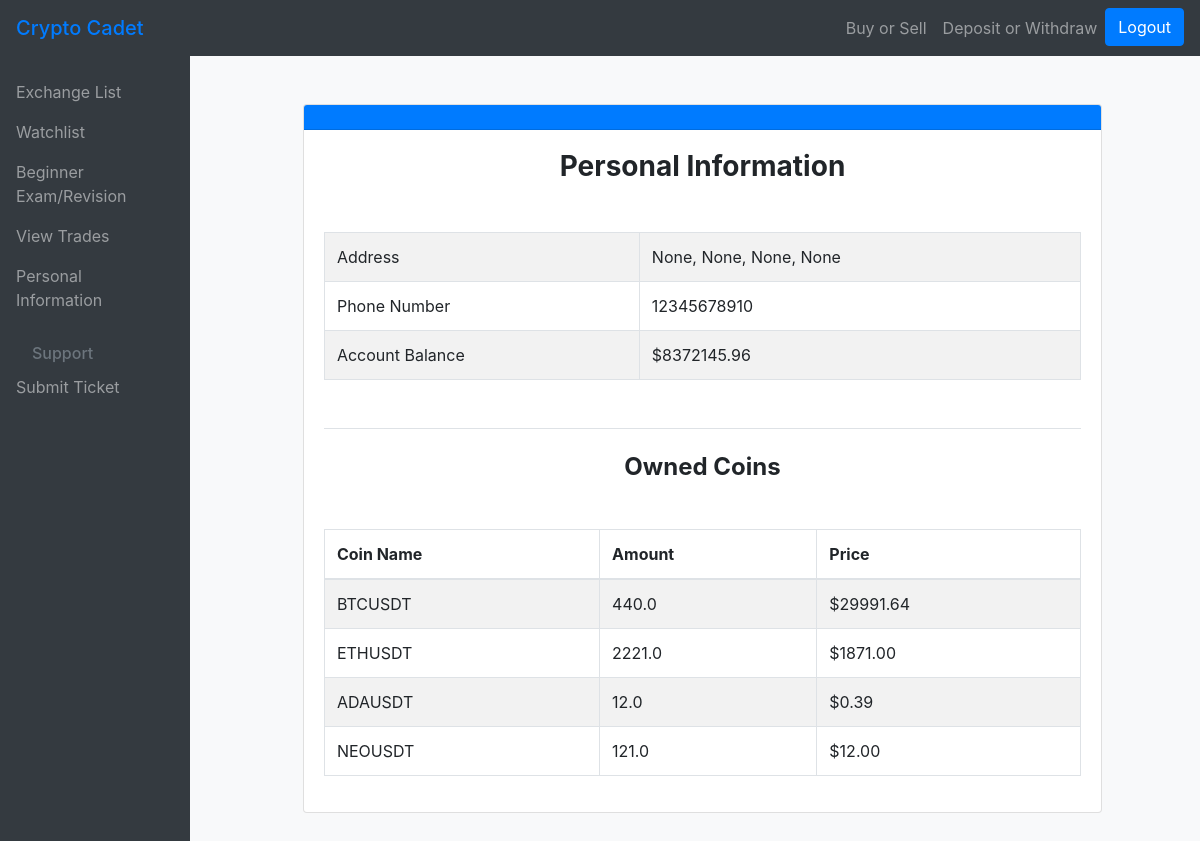
The app's page /personal_info/ (signed in), older data.
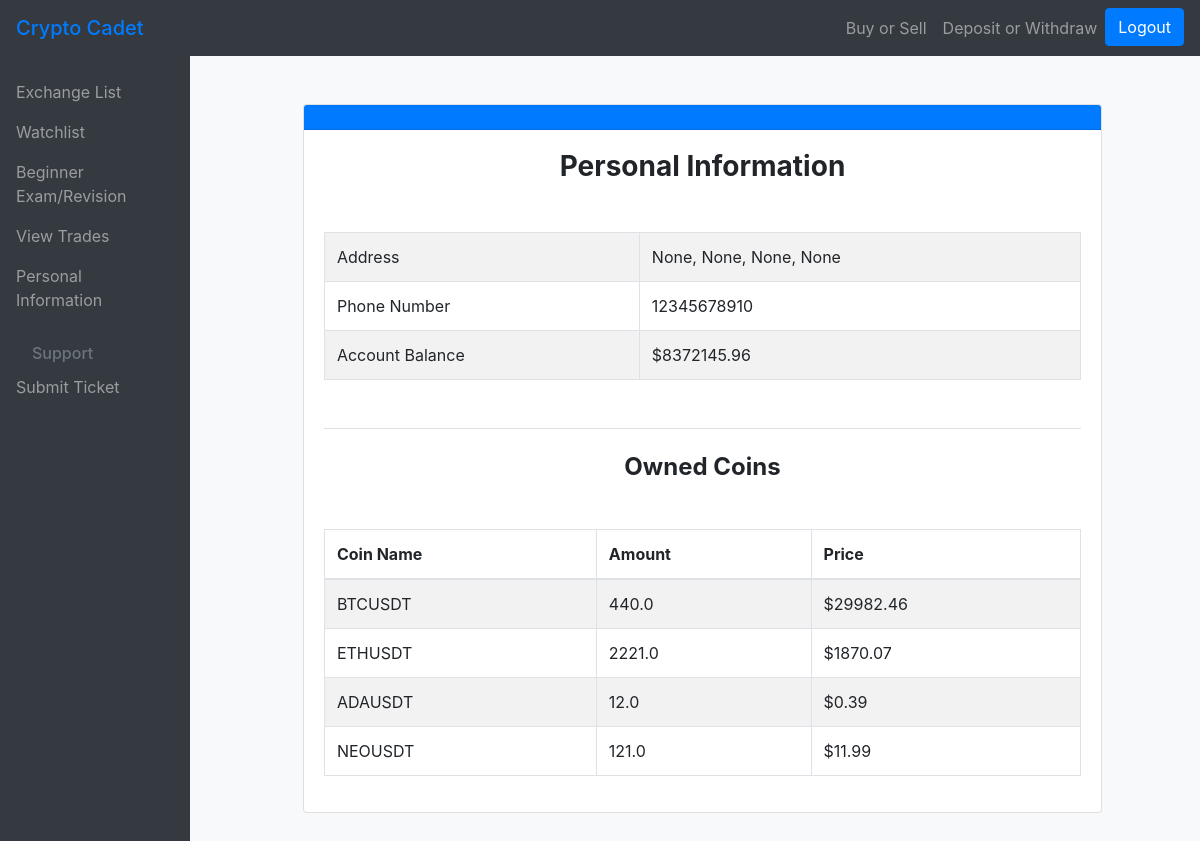
The same page, newer data.
### main/models.py (models this page shows)
class OwnedCoin(models.Model):
    user = models.ForeignKey(User, on_delete=models.CASCADE)
    coinName = models.CharField(max_length=10)
    amount = models.FloatField()
    price = models.FloatField(max_length=10, null=True)

### main/views.py (the view, shortened to what this page needs)
# urls.py: path("personal_info/", views.ViewPersonalInformation.as_view(), name="personal_info"),
class ViewPersonalInformation(View):
    template_name = "main/personal_info.html"
    def get(self, request):
        try:
            profile = Profile.objects.get(user=request.user)
            address = Address.objects.get(user=request.user)
            if address:
                street_name, city, post_code, country = address.street_name, address.city, address.post_code, address.country
            else:
                street_name, city, post_code, country = None, None, None, None
            context = {
                "first_name": request.user.first_name,
                "last_name": request.user.last_name,
                "address": address,
                "street_name": street_name,
                "city": city,
                "post_code": post_code,
                "country": country,
                "phone_number": profile.phone_number,
                "account_balance": profile.account_balance,
                "owned_coins": OwnedCoin.objects.filter(user=request.user)
            }
        except Address.DoesNotExist:
            context = {
                "first_name": request.user.first_name,
                "last_name": request.user.last_name,
                "address": None,
                "street_name": None,
                "city": None,
                "post_code": None,
                "country": None,
                "phone_number": profile.phone_number,
                "account_balance": profile.account_balance,
                "owned_coins": OwnedCoin.objects.filter(user=request.user)
            }
        return render(request, self.template_name, context)

### main/templates/main/personal_info.html (shortened to what this page needs)
{% extends "main/base.html" %}
{% block content %}
    <div class="container mt-5">
        <div class="row justify-content-center">
            <div class="col-md-10">
                <div class="card">
                    <div class="card-header bg-primary text-white h4 text-center">{{ first_name }} {{ last_name }}</div>
                    <div class="card-body">
                        <h5 class="card-title h3 font-weight-bold text-center mb-4">Personal Information</h5>
                        <table class="table table-striped table-bordered mt-5">
                            <tbody>
                                <tr>
                                    <td>Address</td>
                                    <td>{{ street_name }}, {{ city }}, {{ post_code }}, {{ country }}</td>
                                </tr>
                                <tr>
                                    <td>Phone Number</td>
                                    <td>{{ phone_number }}</td>
                                </tr>
                                <tr>
                                    <td>Account Balance</td>
                                    <td>${{ account_balance|floatformat:2 }}</td>
                                </tr>
                            </tbody>
                        </table>
                        <h5 class="card-title h4 mt-5 border-top pt-4 font-weight-bold text-center">Owned Coins</h5>
                        {% if owned_coins %}
                            <table class="table table-striped table-bordered mt-5">
                                <thead>
                                    <tr>
                                        <th>Coin Name</th>
                                        <th>Amount</th>
                                        <th>Price</th>
                                    </tr>
                                </thead>
                                <tbody>
                                    {% for coin in owned_coins %}
                                        <tr>
                                            <td>{{ coin.coinName }}</td>
                                            <td>{{ coin.amount }}</td>
                                            <td>${{ coin.price|floatformat:2 }}</td>
                                        </tr>
                                    {% endfor %}
                                </tbody>
                            </table>
                        {% else %}
                            <p class="card-text h5">You do not own any coins.</p>
                        {% endif %}
                    </div>
                </div>
            </div>
        </div>
    </div>
{% endblock %}

Row changes from the older to the newer data that the page shows:
changed OwnedCoin "BTCUSDT": price "29991.64" → "29982.46"
changed OwnedCoin "ETHUSDT": price "1871.00" → "1870.07"
changed OwnedCoin "NEOUSDT": price "12.00" → "11.99"
